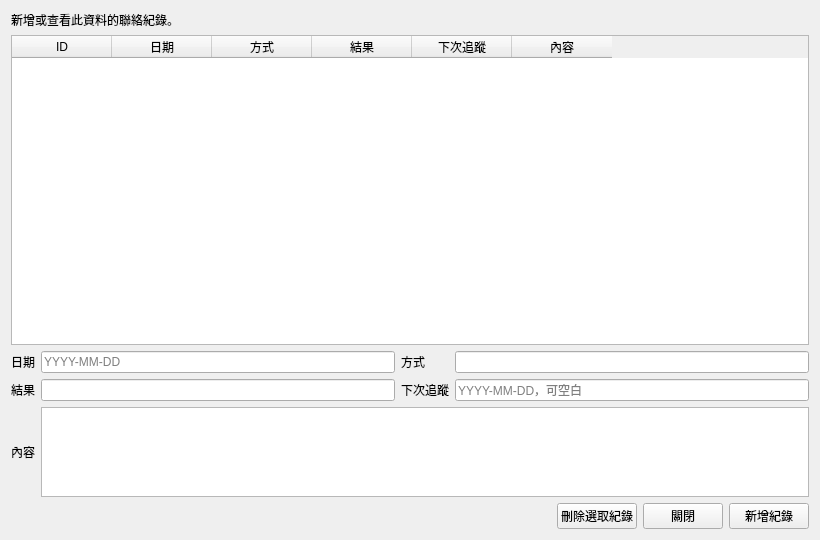
<?xml version="1.0" encoding="UTF-8"?>
<ui version="4.0">
 <class>contactLogDialogContent</class>
 <widget class="QWidget" name="contactLogDialogContent">
  <property name="geometry">
   <rect>
    <x>0</x>
    <y>0</y>
    <width>820</width>
    <height>540</height>
   </rect>
  </property>
  <property name="windowTitle">
   <string>聯絡紀錄</string>
  </property>
  <property name="dialogSize" stdset="0">
   <size>
    <width>820</width>
    <height>540</height>
   </size>
  </property>
  <layout class="QVBoxLayout" name="contactLogLayout" stretch="0,1,0,0">
   <property name="spacing">
    <number>6</number>
   </property>
   <property name="leftMargin">
    <number>11</number>
   </property>
   <property name="topMargin">
    <number>11</number>
   </property>
   <property name="rightMargin">
    <number>11</number>
   </property>
   <property name="bottomMargin">
    <number>11</number>
   </property>
   <item>
    <widget class="QLabel" name="titleLabel">
     <property name="text">
      <string>新增或查看此資料的聯絡紀錄。</string>
     </property>
     <property name="wordWrap">
      <bool>true</bool>
     </property>
    </widget>
   </item>
   <item>
    <widget class="TableWidget" name="logsTable">
     <property name="editTriggers">
      <set>QAbstractItemView::NoEditTriggers</set>
     </property>
     <property name="selectionMode">
      <enum>QAbstractItemView::SingleSelection</enum>
     </property>
     <property name="selectionBehavior">
      <enum>QAbstractItemView::SelectRows</enum>
     </property>
     <attribute name="verticalHeaderVisible">
      <bool>false</bool>
     </attribute>
     <column>
      <property name="text">
       <string>ID</string>
      </property>
     </column>
     <column>
      <property name="text">
       <string>日期</string>
      </property>
     </column>
     <column>
      <property name="text">
       <string>方式</string>
      </property>
     </column>
     <column>
      <property name="text">
       <string>結果</string>
      </property>
     </column>
     <column>
      <property name="text">
       <string>下次追蹤</string>
      </property>
     </column>
     <column>
      <property name="text">
       <string>內容</string>
      </property>
     </column>
    </widget>
   </item>
   <item>
    <layout class="QGridLayout" name="formLayout">
     <property name="horizontalSpacing">
      <number>6</number>
     </property>
     <property name="verticalSpacing">
      <number>6</number>
     </property>
     <property name="leftMargin">
      <number>0</number>
     </property>
     <property name="topMargin">
      <number>0</number>
     </property>
     <property name="rightMargin">
      <number>0</number>
     </property>
     <property name="bottomMargin">
      <number>0</number>
     </property>
     <item row="0" column="0">
      <widget class="QLabel" name="dateLabel">
       <property name="text">
        <string>日期</string>
       </property>
      </widget>
     </item>
     <item row="0" column="1">
      <widget class="LineEdit" name="dateEdit">
       <property name="placeholderText">
        <string>YYYY-MM-DD</string>
       </property>
      </widget>
     </item>
     <item row="0" column="2">
      <widget class="QLabel" name="methodLabel">
       <property name="text">
        <string>方式</string>
       </property>
      </widget>
     </item>
     <item row="0" column="3">
      <widget class="LineEdit" name="methodEdit" />
     </item>
     <item row="1" column="0">
      <widget class="QLabel" name="resultLabel">
       <property name="text">
        <string>結果</string>
       </property>
      </widget>
     </item>
     <item row="1" column="1">
      <widget class="LineEdit" name="resultEdit" />
     </item>
     <item row="1" column="2">
      <widget class="QLabel" name="nextLabel">
       <property name="text">
        <string>下次追蹤</string>
       </property>
      </widget>
     </item>
     <item row="1" column="3">
      <widget class="LineEdit" name="nextEdit">
       <property name="placeholderText">
        <string>YYYY-MM-DD，可空白</string>
       </property>
      </widget>
     </item>
     <item row="2" column="0">
      <widget class="QLabel" name="noteLabel">
       <property name="text">
        <string>內容</string>
       </property>
      </widget>
     </item>
     <item row="2" column="1" colspan="3">
      <widget class="PlainTextEdit" name="noteEdit">
       <property name="maximumSize">
        <size>
         <width>16777215</width>
         <height>90</height>
        </size>
       </property>
      </widget>
     </item>
    </layout>
   </item>
   <item>
    <layout class="QHBoxLayout" name="buttonRow" stretch="1,0,0,0">
     <property name="spacing">
      <number>6</number>
     </property>
     <property name="leftMargin">
      <number>0</number>
     </property>
     <property name="topMargin">
      <number>0</number>
     </property>
     <property name="rightMargin">
      <number>0</number>
     </property>
     <property name="bottomMargin">
      <number>0</number>
     </property>
     <item>
      <spacer name="buttonRowSpacer">
       <property name="orientation">
        <enum>Qt::Horizontal</enum>
       </property>
       <property name="sizeHint" stdset="0">
        <size>
         <width>0</width>
         <height>0</height>
        </size>
       </property>
      </spacer>
     </item>
     <item>
      <widget class="PushButton" name="deleteButton">
       <property name="text">
        <string>刪除選取紀錄</string>
       </property>
      </widget>
     </item>
     <item>
      <widget class="PushButton" name="closeButton">
       <property name="text">
        <string>關閉</string>
       </property>
      </widget>
     </item>
     <item>
      <widget class="PrimaryPushButton" name="addButton">
       <property name="text">
        <string>新增紀錄</string>
       </property>
      </widget>
     </item>
    </layout>
   </item>
  </layout>
 </widget>
 <customwidgets>
 <customwidget>
  <class>LineEdit</class>
  <extends>QLineEdit</extends>
  <header>qfluentwidgets</header>
 </customwidget>
 <customwidget>
  <class>PlainTextEdit</class>
  <extends>QPlainTextEdit</extends>
  <header>qfluentwidgets</header>
 </customwidget>
 <customwidget>
  <class>PrimaryPushButton</class>
  <extends>QPushButton</extends>
  <header>qfluentwidgets</header>
 </customwidget>
 <customwidget>
  <class>PushButton</class>
  <extends>QPushButton</extends>
  <header>qfluentwidgets</header>
 </customwidget>
 <customwidget>
  <class>TableWidget</class>
  <extends>QTableWidget</extends>
  <header>qfluentwidgets</header>
 </customwidget>
 </customwidgets>
 <resources />
 <connections />
</ui>
